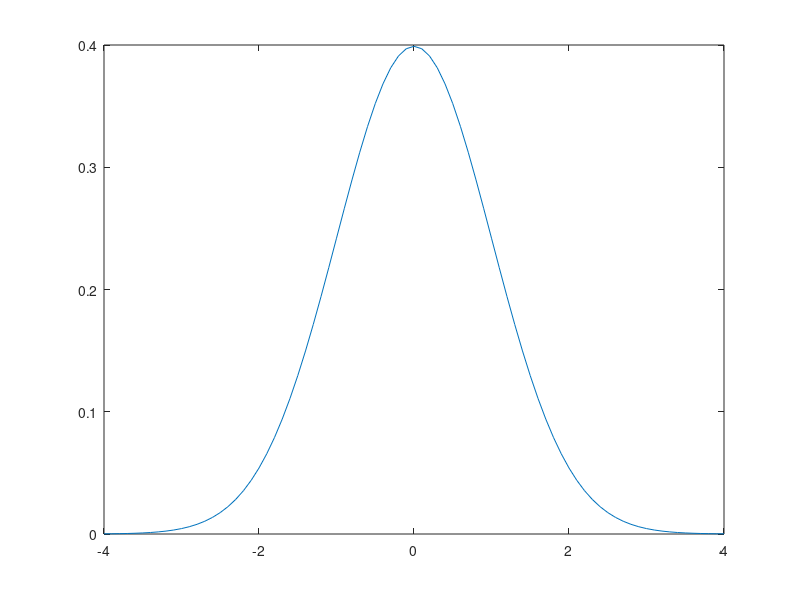

Recreate this plot in MATLAB.
%% Initialization
pkg load statistics;

clear ; close all; clc

x=[-4:0.1:4];
mu=0;
sigma=1;
y=normpdf(x,mu, sigma);
plot (x,y);

pause;

% hist(x,normpdf(x,0,1));
% pause;
